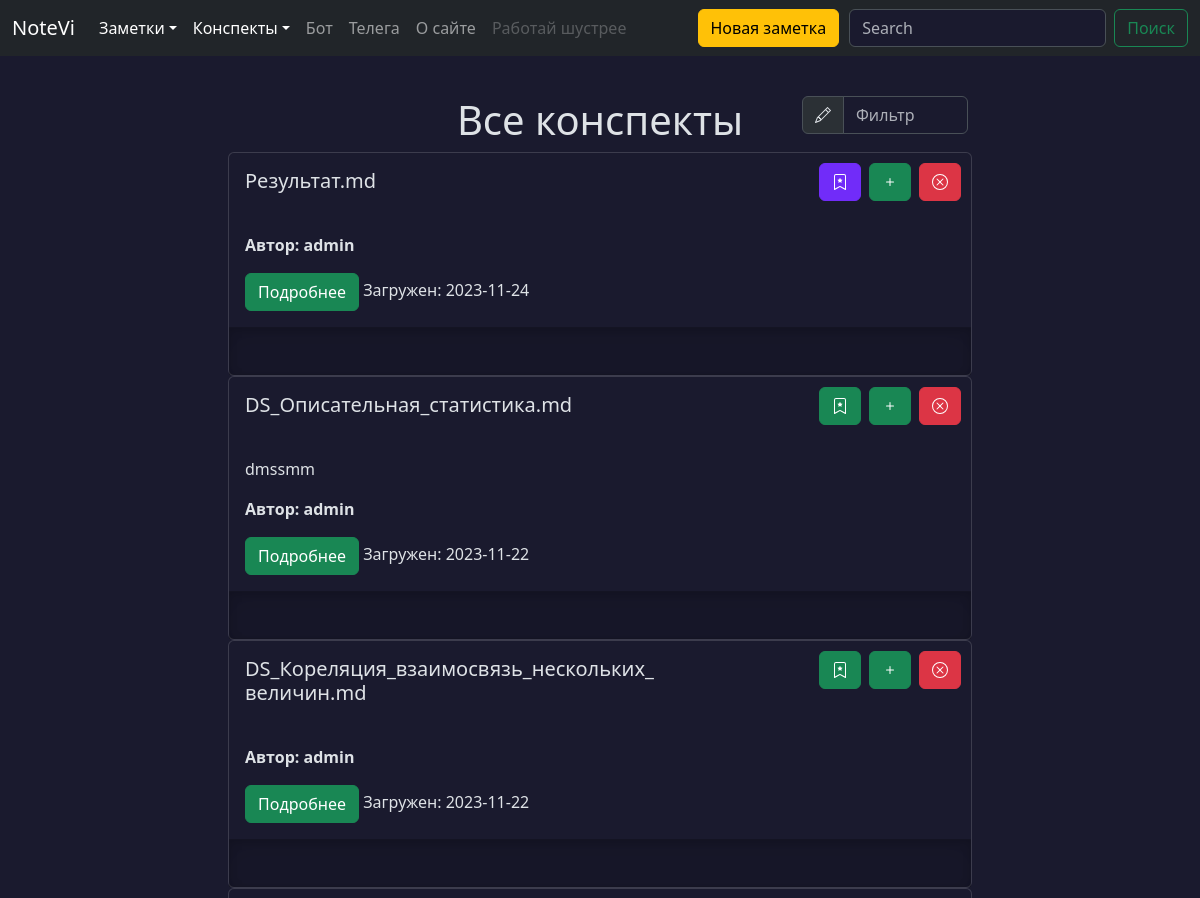
Before: /conspects (signed in, upper part) with the older database file.
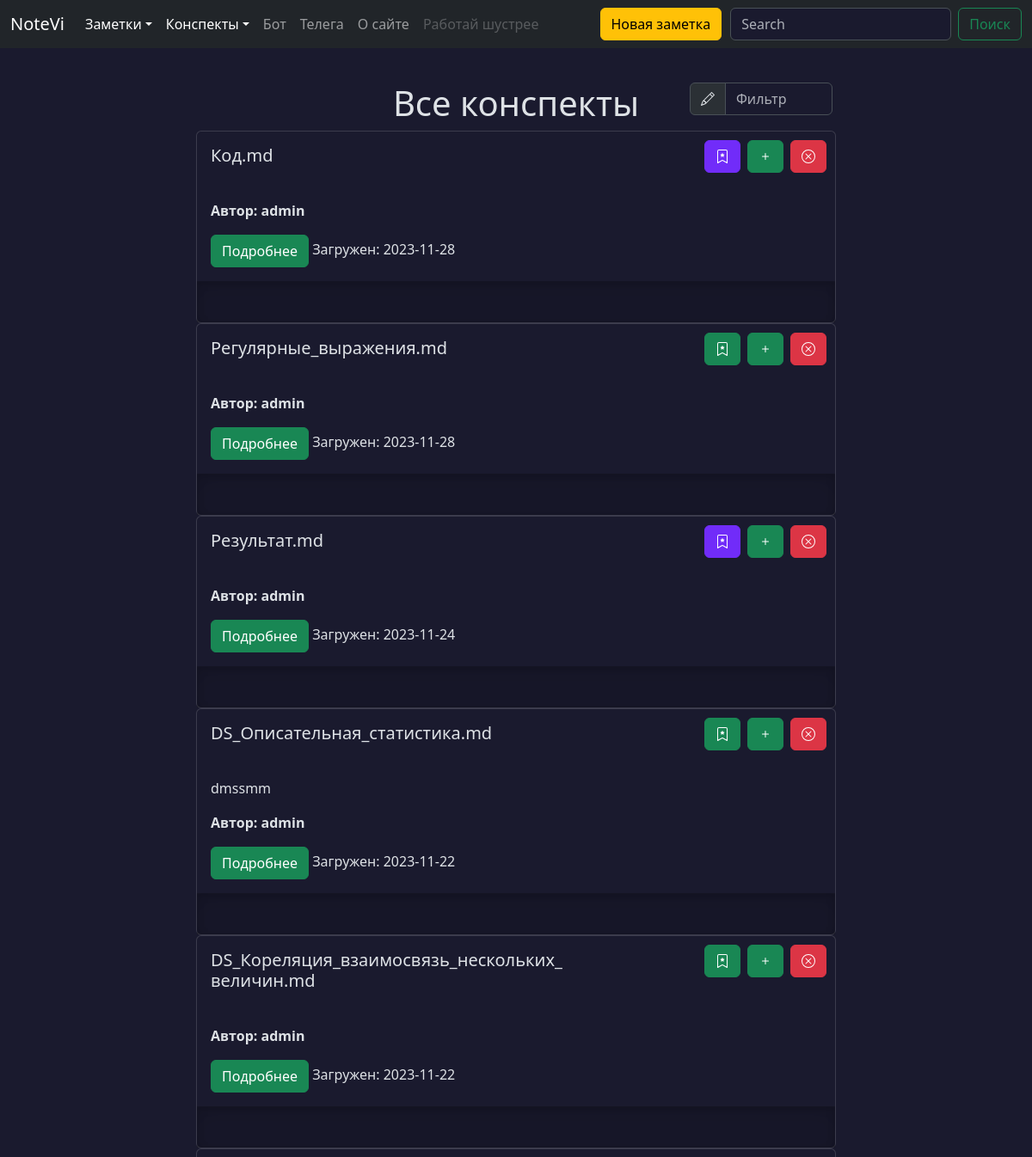
After: the same page with the newer database file.
### models.py (models this page shows, shortened)
class Conspect(db.Model):
    id = db.Column(db.Integer, primary_key=True)
    name = db.Column(db.String(100), nullable=False, default='Not_name')
    files = db.relationship('File',
                            secondary='conspect_file',
                            lazy='subquery',
                            backref=db.backref('conspects',
                                               lazy=True))
    add_date = db.Column(db.Date(), default=datetime.utcnow)
    public = db.Column(db.String(8), default=None)
    user_id = db.Column(db.Integer, db.ForeignKey('user.id'))
    intro = db.Column(db.String(200), nullable=False, default=' ')
    favorites = db.relationship('User',
                                secondary='favorites_conspect',
                                backref=db.backref('favorite_conspects',
                                                   lazy=True),
                                lazy='subquery')
    images = db.relationship('File',
                             secondary='conspect_image',
                             lazy='subquery',
                             backref=db.backref('img_conspects',
                                                lazy=True))

class User(db.Model, UserMixin):
    id = db.Column(db.Integer, primary_key=True)
    username = db.Column(
        db.String(64), index=True, unique=True, nullable=False
    )
    email = db.Column(db.String(120), index=True, unique=True, nullable=False)
    password_hash = db.Column(db.String(255), nullable=False)
    notes = db.relationship('Note',
                            backref='author',
                            lazy='dynamic',
                            cascade='all, delete')
    created_on = db.Column(db.DateTime(), default=datetime.utcnow)
    updated_on = db.Column(
        db.DateTime(), default=datetime.utcnow, onupdate=datetime.utcnow
    )
    is_active = db.Column(db.Boolean(), default=True)
    conspects = db.relationship('Conspect',
                                backref='author',
                                lazy='dynamic',
                                cascade='all, delete'
                                )
    def is_favorite_conspect(self, conspect):
        if not self.favorite_conspects:
            return False
        return conspect in self.favorite_conspects
    def is_author(self, instance):
        return self.id == instance.user_id

### views/conspects.py (the view)
@app.route('/conspects')
def conspects():
    endpoint = request.endpoint
    if current_user.is_authenticated:
        conspects = (Conspect.query
                             .filter(Conspect.user_id == current_user.id)
                             .order_by(Conspect.id.desc())
                             .all())
        return render_template('conspects.html',
                               endpoint=endpoint,
                               conspects=conspects)
    return render_template('conspects.html', endpoint=endpoint)

### models.py (called while the page is built)
@login_manager.user_loader
def load_user(user_id):
    return db.session.query(User).get(user_id)

### templates/conspects.html (shortened to what this page needs)
{% extends 'base.html' %}
{% block content %}
{% if request.endpoint == 'public_conspects' or current_user.is_authenticated %}
<div class="container mt-5">
  <div class="row justify-content-md-center">
    {% if conspects|length > 0 %}
    <div class="col-sm-4 col-lg-2">
    </div>
    <div class="col-sm-4 align-self-center">
        <h1 style="text-align: center;">Все конспекты</h1>
    {% endif %}
    </div>
    {% if conspects|length > 0 %}
      <div class="col-sm-4 col-lg-2 mb-2">
        <div class="input-group">
          <span class="input-group-text" id="basic-addon1">
          </span>
          <input type="text" class="form-control" placeholder="Фильтр" aria-label="Фильтр" aria-describedby="basic-addon1" id="filterInput">
        </div>
      </div>
    </div>
    {% endif %}
    {% if conspects|length > 0 %}
      {% for conspect in conspects %}
        <div class="card container col-lg-8 p-0">
          <div class="card-body container">
            <h5 class="card-title col-7">{{ conspect.name }}</h5>
            <il class="align-self-end">{% include 'includes/btn_conspect.html' %}</il>
          </div>
          <div class="card-body container">
            {% if conspect.intro|length > 3 %}
            <p class="card-text">{{ conspect.intro }}</p>
            {% endif %}
            <p class="card-author"><b>Автор: {{ conspect.author.username }}</b></p>
            <a href="{{ url_for('conspect', id=conspect.id) }}" class="btn btn-success" data-toggle="button" aria-pressed="false" autocomplete="off">
                Подробнее
            </a>
            <note class="date col">Загружен: {{ conspect.add_date }}</note>
          </div>
          <div class="b-example-divider" style="width: 100%;"></div>
        </div>
      {% endfor %}
    {% endif %}
  </div>
  {% else %}
  <div class="container mt-5">
    <h1 style="text-align: center;">Войдите или зарегистрируйтесь</h1>
  </div>
  {% endif %}
{% endblock %}

### templates/base.html (shortened to what this page needs)
<!DOCTYPE html>
<html lang="ru" data-bs-theme="dark">
<head>
    <link rel="stylesheet" href="https://cdn.jsdelivr.net/npm/@docsearch/css@3">
    <link rel="stylesheet" href="{{ url_for('static', filename='css/main.css')}}" rel="stylesheet">
    <link rel="stylesheet" href="{{ url_for('static', filename='css/drop-menu.css')}}" rel="stylesheet">
    <link href="{{ url_for('static', filename='css/base.css')}}" rel="stylesheet">
</head>
<body>
    {% include 'includes/header.html' %}
    <div class="wrapper">
      <main class="main">
        {% block content %} {% endblock %}
      </main>
    </div>
</body>
</html>

### templates/includes/header.html (shortened to what this page needs)
<header data-bs-theme="dark">
  <nav class="navbar navbar-expand-md navbar-dark fixed-top bg-dark">
    <div class="container-fluid">
      <a class="navbar-brand" href="{{ url_for('index') }}">NoteVi</a>
      <div class="collapse navbar-collapse" id="navbarCollapse">
        <ul class="navbar-nav me-auto mb-2 mb-md-0">
          {% if current_user.is_authenticated %}
          <li class="nav-item">
            <div class="dropdown">
              <a class="nav-link active dropdown-toggle show" id="dropdownMenuButton5" data-bs-toggle="dropdown" aria-haspopup="true" aria-expanded="true" aria-current="page">Заметки</a>
            </div>
          </li>
          <li class="nav-item">
            <div class="dropdown">
              <a class="nav-link active dropdown-toggle show" id="dropdownMenuButton5" data-bs-toggle="dropdown" aria-haspopup="true" aria-expanded="true" aria-current="page">Конспекты</a>
            </div>
          </li>
          {% endif %}
          <li class="nav-item">
            <a class="nav-link" href="{{ url_for('bot') }}">Бот</a>
          </li>
          <li class="nav-item">
            <a class="nav-link" href="{{ url_for('telegram') }}">Телега</a>
          <li class="nav-item">
          {% if request.endpoint != 'about' %}
            <a class="nav-link" href="{{ url_for('about') }}">О сайте</a>
          </li>
          {% endif %}
          <li class="nav-item">
            <a class="nav-link disabled" aria-disabled="true">Работай шустрее</a>
          </li>
        </ul>
        {% if current_user.is_authenticated %}
          <a href="{{ url_for('create_note') }}" class="btn btn-warning mb-2 mb-md-0" style="margin-right: 10px;">Новая заметка</a>
        {% else %}
          <a href="{{ url_for('login') }}" class="btn btn-warning mb-2 mb-md-0" style="margin-right: 10px;">Вход</a>
        {% endif %}
        <form class="d-flex" role="search">
          <input class="form-control me-2" type="search" placeholder="Search" aria-label="Search">
          <button class="btn btn-outline-success" type="submit">Поиск</button>
        </form>
      </div>
    </div>
  </nav>
</header>

### templates/includes/btn_conspect.html (shortened to what this page needs)
{% if current_user.is_authenticated %}
  {% if not current_user.is_author(conspect) %}
  <a {% if current_user.is_favorite_conspect(conspect) %} href="/conspects/{{ conspect.id }}/unfavorite" class="btn btn-success btn-bd-primary delete-button" {% else %} href="/conspects/{{ conspect.id }}/favorite" class="btn btn-success delete-button" {% endif %}>
    <svg xmlns="http://www.w3.org/2000/svg" width="16" height="16" fill="currentColor" class="bi bi-trash" viewBox="0 0 16 16">
      <path d="M7.84 4.1a.178.178 0 0 1 .32 0l.634 1.285a.178.178 0 0 0 .134.098l1.42.206c.145.021.204.2.098.303L9.42 6.993a.178.178 0 0 0-.051.158l.242 1.414a.178.178 0 0 1-.258.187l-1.27-.668a.178.178 0 0 0-.165 0l-1.27.668a.178.178 0 0 1-.257-.187l.242-1.414a.178.178 0 0 0-.05-.158l-1.03-1.001a.178.178 0 0 1 .098-.303l1.42-.206a.178.178 0 0 0 .134-.098L7.84 4.1z"></path>
      <path d="M2 2a2 2 0 0 1 2-2h8a2 2 0 0 1 2 2v13.5a.5.5 0 0 1-.777.416L8 13.101l-5.223 2.815A.5.5 0 0 1 2 15.5V2zm2-1a1 1 0 0 0-1 1v12.566l4.723-2.482a.5.5 0 0 1 .554 0L13 14.566V2a1 1 0 0 0-1-1H4z"></path>
    </svg>
  </a>
  {% else %}
  <a {% if current_user.is_favorite_conspect(conspect) %} href="/conspects/{{ conspect.id }}/unfavorite" class="btn btn-success btn-bd-primary favorite-button" {% else %} href="/conspects/{{ conspect.id }}/favorite" class="btn btn-success favorite-button" {% endif %}>
  </a>
  {% endif %}
{% endif %}
{% if current_user.is_authenticated and current_user.is_author(conspect) %}
  <a href="{{ url_for('add_intro', id=conspect.id) }}" class="btn btn-success edit-button">
    <svg xmlns="http://www.w3.org/2000/svg" width="16" height="16" fill="currentColor" class="bi bi-plus" viewBox="0 0 16 16">
      <path d="M8 4a.5.5 0 0 1 .5.5v3h3a.5.5 0 0 1 0 1h-3v3a.5.5 0 0 1-1 0v-3h-3a.5.5 0 0 1 0-1h3v-3A.5.5 0 0 1 8 4z"/>
    </svg>
  </a>
  <a href="/conspects/{{ conspect.id }}/confirm" class="btn btn-danger delete-button">
    </a>
{% endif %}

### static/css/drop-menu.css (style rules this page uses)
.dropdown { position: relative; display: inline-block; }

### static/css/base.css (style rules this page uses)
body { padding-top: 3rem; color: rgb(var(--bs-tertiary-color-rgb)); display: flex; flex-direction: column; height: 100%; }
.main { flex: 1 1 auto; }
.wrapper { min-height: 100%; display: flex; flex-direction: column; }
.favorite-button { position: absolute; top: 10px; right: 110px; }
.edit-button { position: absolute; top: 10px; right: 60px; }
.delete-button { position: absolute; top: 10px; right: 10px; }
.b-example-divider { width: 100%; height: 3rem; background-color: rgba(0, 0, 0, .1); border: solid rgba(0, 0, 0, .15); border-width: 1px 0; box-shadow: inset 0 .5em 1.5em rgba(0, 0, 0, .1), inset 0 .125em .5em rgba(0, 0, 0, .15); }
.bi { vertical-align: -.125em; fill: currentColor; }
.btn-bd-primary { --bd-violet-bg: #712cf9; --bd-violet-rgb: 112.520718, 44.062154, 249.437846; --bs-btn-font-weight: 600; --bs-btn-color: var(--bs-white); --bs-btn-bg: var(--bd-violet-bg); --bs-btn-border-color: var(--bd-violet-bg); --bs-btn-hover-color: var(--bs-white); --bs-btn-hover-bg: #6528e0; --bs-btn-hover-border-color: #6528e0; --bs-btn-focus-shadow-rgb: var(--bd-violet-rgb); --bs-btn-active-color: var(--bs-btn-hover-color); --bs-btn-active-bg: #5a23c8; --bs-btn-active-border-color: #5a23c8; }
p { white-space: pre-line; }

Changed rows visible on the page:
added Conspect: name "Код.md", author.username "admin", add_date "2023-11-28"
added Conspect: name "Регулярные_выражения.md", author.username "admin", add_date "2023-11-28"
